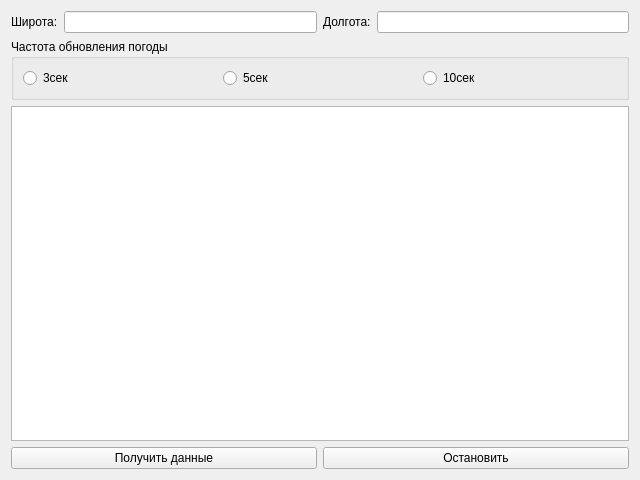
<?xml version="1.0" encoding="UTF-8"?>
<ui version="4.0">
 <class>FormWeather</class>
 <widget class="QWidget" name="FormWeather">
  <property name="geometry">
   <rect>
    <x>0</x>
    <y>0</y>
    <width>640</width>
    <height>480</height>
   </rect>
  </property>
  <property name="windowTitle">
   <string>Form</string>
  </property>
  <layout class="QVBoxLayout" name="verticalLayout">
   <item>
    <layout class="QHBoxLayout" name="horizontalLayout">
     <item>
      <widget class="QLabel" name="labelLatitude">
       <property name="text">
        <string>Широта:</string>
       </property>
      </widget>
     </item>
     <item>
      <widget class="QLineEdit" name="lineEditLatitude"/>
     </item>
     <item>
      <widget class="QLabel" name="labelLongitude">
       <property name="text">
        <string>Долгота:</string>
       </property>
      </widget>
     </item>
     <item>
      <widget class="QLineEdit" name="lineEditLongitude"/>
     </item>
    </layout>
   </item>
   <item>
    <widget class="QGroupBox" name="groupBoxUpdate">
     <property name="title">
      <string>Частота обновления погоды</string>
     </property>
     <layout class="QHBoxLayout" name="horizontalLayout_2">
      <item>
       <widget class="QRadioButton" name="radioButton3">
        <property name="text">
         <string>3сек</string>
        </property>
       </widget>
      </item>
      <item>
       <widget class="QRadioButton" name="radioButton5">
        <property name="text">
         <string>5сек</string>
        </property>
       </widget>
      </item>
      <item>
       <widget class="QRadioButton" name="radioButton10">
        <property name="text">
         <string>10сек</string>
        </property>
       </widget>
      </item>
     </layout>
    </widget>
   </item>
   <item>
    <widget class="QTextEdit" name="textEditData"/>
   </item>
   <item>
    <layout class="QHBoxLayout" name="horizontalLayout_3">
     <item>
      <widget class="QPushButton" name="pushButtonGetData">
       <property name="text">
        <string>Получить данные</string>
       </property>
      </widget>
     </item>
     <item>
      <widget class="QPushButton" name="pushButtonStopGetData">
       <property name="text">
        <string>Остановить</string>
       </property>
      </widget>
     </item>
    </layout>
   </item>
  </layout>
 </widget>
 <resources/>
 <connections/>
</ui>
